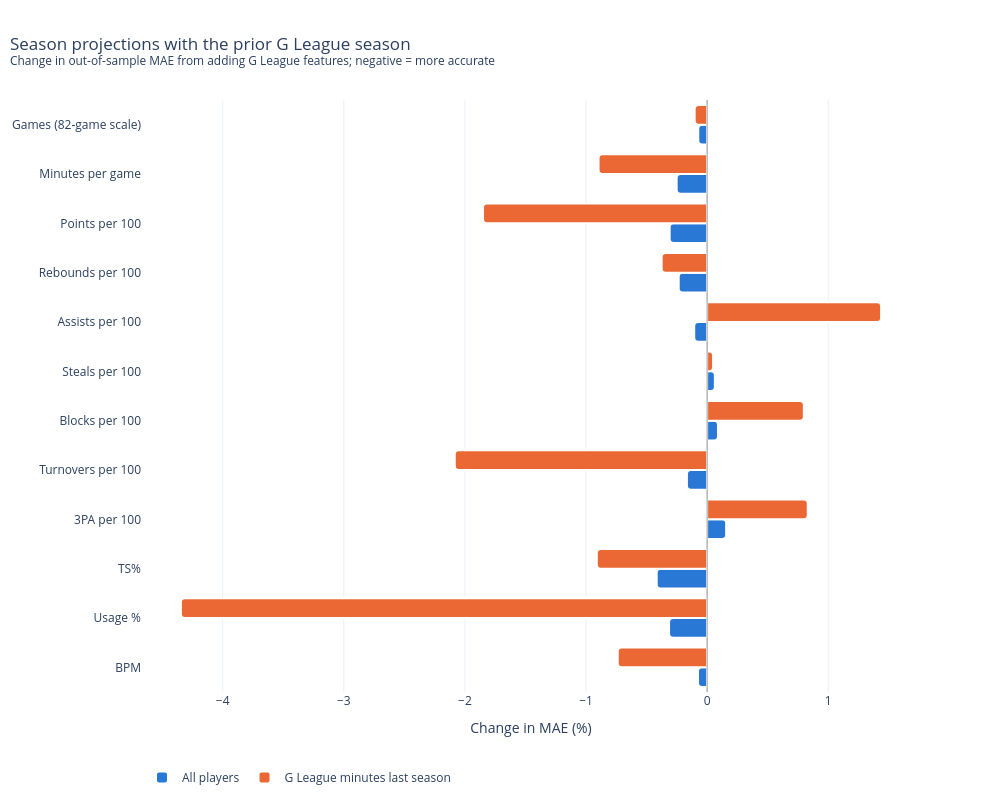

The cell this chart's notebook holds for it:
### Markdown cell above
### Season projections

### Code cell
season_test = projection_test(gl)  # two walk-forward runs, ~18 minutes
plot_feature_test(season_test, "Season projections with the prior G League season").show()

### Figure 1 — Plotly figure (JSON) as saved in the notebook; plotly's stock layout.template omitted (floating-point values rounded to 4 significant figures)
{"data": [{"customdata": [[1.257, 1.257, 4200.0], [2.075, 2.068, 4200.0], [2.76, 2.749, 4200.0], [1.156, 1.158, 4200.0], [0.4387, 0.438, 4200.0], [0.2476, 0.2478, 4200.0], [0.2744, 0.2746, 4200.0], [0.8792, 0.8783, 4200.0], [0.998, 0.9956, 4200.0], [2.587, 2.579, 4200.0], [4.135, 4.124, 5636.0], [15.26, 15.25, 5636.0]], "hovertemplate": "<b>All players</b><br>%{y}<br>MAE %{customdata[0]:.3f} → %{customdata[1]:.3f} (%{x:+.1f}%, n=%{customdata[2]})<extra></extra>", "marker": {"color": "#2a78d6", "cornerradius": 4, "line": {"color": "white", "width": 2}}, "name": "All players", "orientation": "h", "type": "bar", "x": [-0.07551, -0.3144, -0.4165, 0.1569, -0.1668, 0.08965, 0.06382, -0.1065, -0.2347, -0.3094, -0.2518, -0.07319], "y": ["BPM", "Usage %", "TS%", "3PA per 100", "Turnovers per 100", "Blocks per 100", "Steals per 100", "Assists per 100", "Rebounds per 100", "Points per 100", "Minutes per game", "Games (82-game scale)"]}, {"customdata": [[1.445, 1.434, 496.0], [2.186, 2.091, 496.0], [3.486, 3.455, 496.0], [1.355, 1.367, 496.0], [0.5012, 0.4907, 496.0], [0.2947, 0.297, 496.0], [0.3199, 0.32, 496.0], [0.9834, 0.9975, 496.0], [1.179, 1.175, 496.0], [2.709, 2.659, 496.0], [5.402, 5.353, 1142.0], [18.22, 18.2, 1142.0]], "hovertemplate": "<b>G League minutes last season</b><br>%{y}<br>MAE %{customdata[0]:.3f} → %{customdata[1]:.3f} (%{x:+.1f}%, n=%{customdata[2]})<extra></extra>", "marker": {"color": "#eb6834", "cornerradius": 4, "line": {"color": "white", "width": 2}}, "name": "G League minutes last season", "orientation": "h", "type": "bar", "x": [-0.7381, -4.345, -0.9111, 0.831, -2.084, 0.7986, 0.0491, 1.437, -0.3756, -1.851, -0.8963, -0.1029], "y": ["BPM", "Usage %", "TS%", "3PA per 100", "Turnovers per 100", "Blocks per 100", "Steals per 100", "Assists per 100", "Rebounds per 100", "Points per 100", "Minutes per game", "Games (82-game scale)"]}], "layout": {"bargap": 0.2, "barmode": "group", "height": 804, "hoverlabel": {"bgcolor": "white"}, "legend": {"orientation": "h", "traceorder": "normal", "x": 0, "y": -0.12}, "shapes": [{"line": {"color": "#9a9a9a", "width": 1}, "type": "line", "x0": 0, "x1": 0, "xref": "x", "y0": 0, "y1": 1, "yref": "y domain"}], "title": {"text": "Season projections with the prior G League season<br><sup>Change in out-of-sample MAE from adding G League features; negative = more accurate</sup>", "x": 0.01}, "width": 1000, "xaxis": {"title": {"text": "Change in MAE (%)"}}}}
